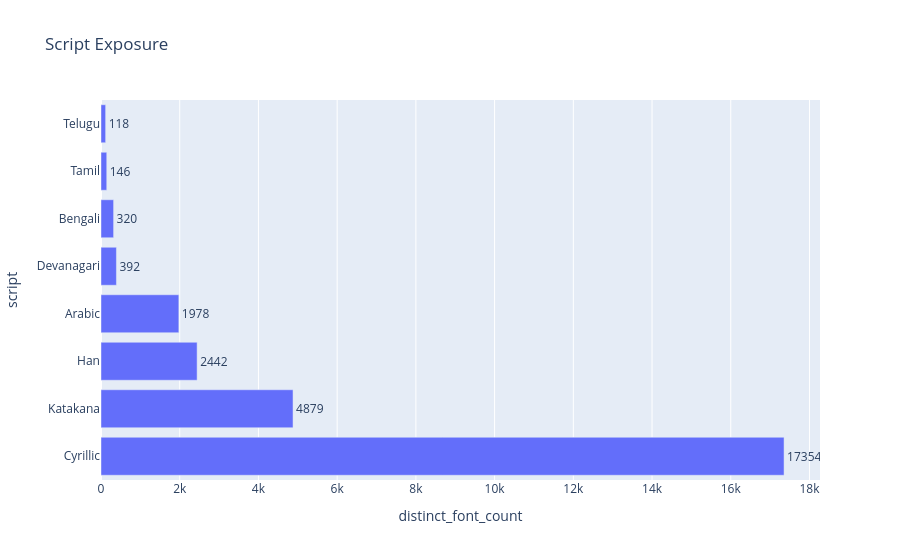

The code cell stored with this chart in its notebook:
### Code cell
fig = px.bar(
    sup[sup["script"] != "Latin"],
    x="distinct_font_count",
    y="script",
    title="Script Support",
    text="distinct_font_count"
)

fig.update_traces(textposition="outside")

fig.show()

### Figure 1 — Plotly figure (JSON) as saved in the notebook; plotly's stock layout.template omitted (floating-point values rounded to 4 significant figures)
{"data": [{"hovertemplate": "distinct_font_count=%{text}<br>script=%{y}<extra></extra>", "legendgroup": "", "marker": {"color": "#636efa", "pattern": {"shape": ""}}, "name": "", "orientation": "h", "showlegend": false, "text": [17350.0, 4879.0, 2442.0, 1978.0, 392.0, 320.0, 146.0, 118.0], "textposition": "outside", "type": "bar", "x": [17354, 4879, 2442, 1978, 392, 320, 146, 118], "xaxis": "x", "y": ["Cyrillic", "Katakana", "Han", "Arabic", "Devanagari", "Bengali", "Tamil", "Telugu"], "yaxis": "y"}], "layout": {"barmode": "relative", "legend": {"tracegroupgap": 0}, "title": {"text": "Script Exposure"}, "xaxis": {"anchor": "y", "domain": [0, 1], "title": {"text": "distinct_font_count"}}, "yaxis": {"anchor": "x", "domain": [0, 1], "title": {"text": "script"}}}}
